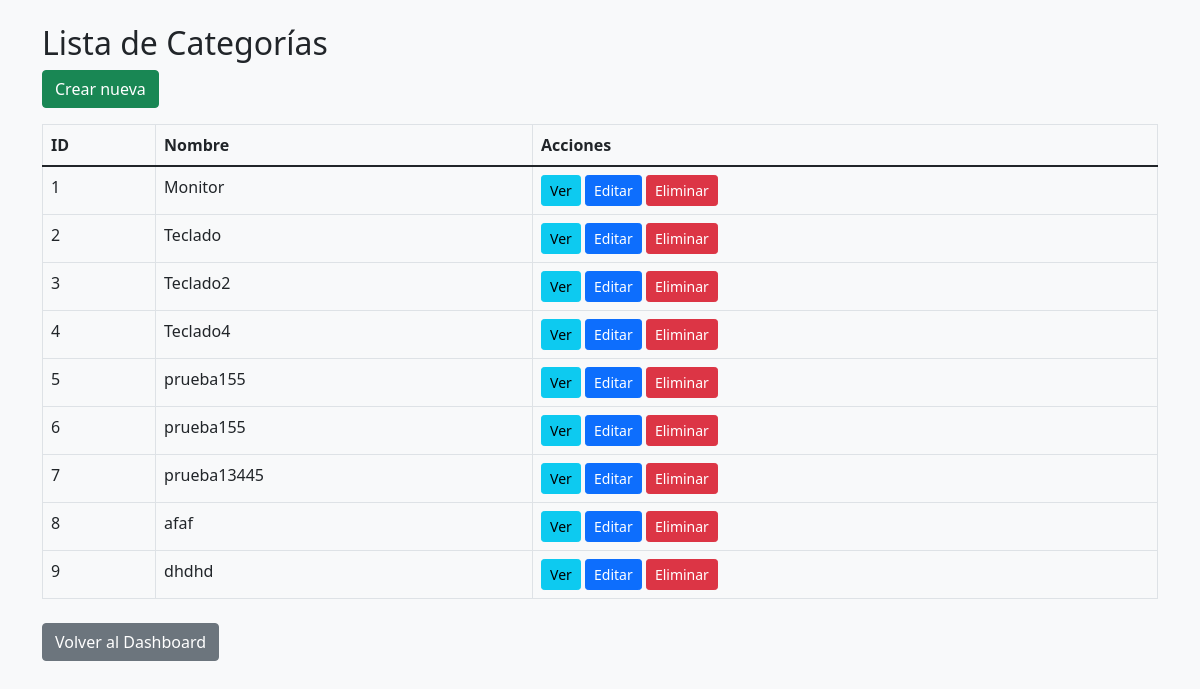
The app's page /sales_system/modules/categorias/controlador/CategoryController.php (signed in) with its own data.
### tables this page shows
CREATE TABLE IF NOT EXISTS `categorias` (
  `id` int NOT NULL AUTO_INCREMENT,
  `nombre` varchar(100) NOT NULL,
  `descripcion` text,
  `fecha_creacion` timestamp NULL DEFAULT CURRENT_TIMESTAMP,
  `estado` tinyint(1) NOT NULL DEFAULT '1',
  PRIMARY KEY (`id`)
);

### sales_system/modules/categorias/modelo/Category.php (called while the page is built, shortened)
<?php
class Category {
    public function __construct($id = null, $nombre = null) {
        $this->id = $id;
        $this->nombre = $nombre;
    }
}
?>

### sales_system/modules/categorias/vista/Index.php (the view, shortened to what this page needs)
<!DOCTYPE html>
<html>
<head>
  <link rel="stylesheet" href="https://cdn.jsdelivr.net/npm/bootstrap@5.1.3/dist/css/bootstrap.min.css">
</head>
<body class="bg-light">
<div class="container mt-4">
  <h2>Lista de Categorías</h2>
  <a href="CategoryController.php?action=create" class="btn btn-success mb-3">Crear nueva</a>
  <table class="table table-bordered">
    <thead>
      <tr><th>ID</th><th>Nombre</th><th>Acciones</th></tr>
    </thead>
    <tbody>
      <?php if (isset($categorias) && is_array($categorias) && count($categorias) > 0): ?>
        <?php foreach ($categorias as $cat): ?>
          <tr>
            <td><?= htmlspecialchars($cat->id) ?></td>
            <td><?= htmlspecialchars($cat->nombre) ?></td>
            <td>
              <a href="CategoryController.php?action=show&id=<?= $cat->id ?>" class="btn btn-info btn-sm">Ver</a>
              <a href="CategoryController.php?action=edit&id=<?= $cat->id ?>" class="btn btn-primary btn-sm">Editar</a>
              <a href="CategoryController.php?action=delete&id=<?= $cat->id ?>" class="btn btn-danger btn-sm" onclick="return confirm('¿Eliminar?');">Eliminar</a>
            </td>
          </tr>
        <?php endforeach; ?>
      <?php else: ?>
        <tr>
          <td colspan="3" class="text-center">No hay categorías registradas.</td>
        </tr>
      <?php endif; ?>
    </tbody>
  </table>
  <a href="../../../dashboard.php" class="btn btn-secondary mt-2">Volver al Dashboard</a>
</div>
</body>
</html>

### records on screen
categorias: id "1", nombre "Monitor"
categorias: id "2", nombre "Teclado"
categorias: id "3", nombre "Teclado2"
categorias: id "4", nombre "Teclado4"
categorias: id "5", nombre "prueba155"
categorias: id "6", nombre "prueba155"
categorias: id "7", nombre "prueba13445"
categorias: id "8", nombre "afaf"
categorias: id "9", nombre "dhdhd"
